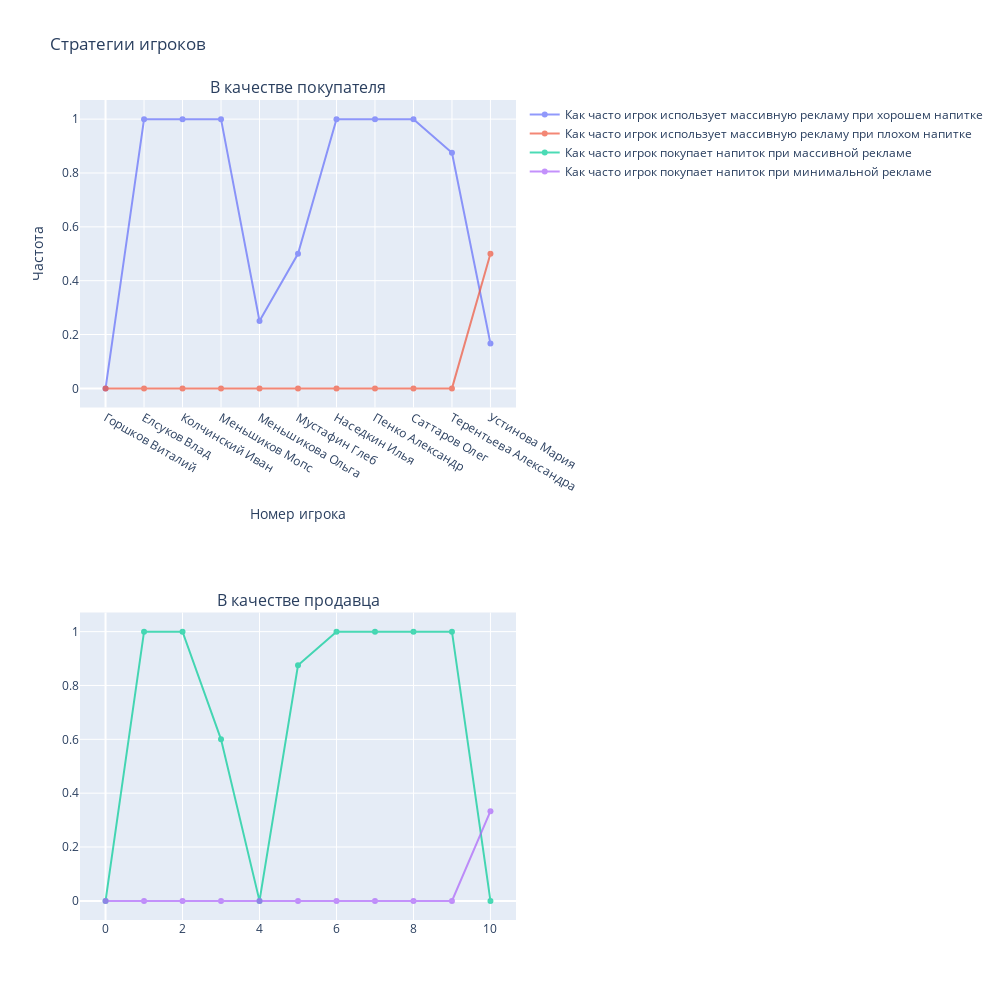

Notebook source saved alongside this figure:
### Code cell
fig = make_subplots(rows=2, cols=1, subplot_titles=('В качестве покупателя', 
                                                    'В качестве продавца'))

fig.add_trace(go.Scatter(x=np.arange(11), y=result_1[0::2], mode='lines+markers', opacity=0.7,
                         name='Как часто игрок использует массивную рекламу при хорошем напитке'), 
              row=1, col=1)
fig.add_trace(go.Scatter(x=np.arange(11), y=result_1[1::2], mode='lines+markers', opacity=0.7,
                         hovertext=names, 
                         name='Как часто игрок использует массивную рекламу при плохом напитке'), 
              row=1, col=1)


fig.add_trace(go.Scatter(x=np.arange(11), y=result_2[0::2], mode='lines+markers', opacity=0.7,
                         name='Как часто игрок покупает напиток при массивной рекламе'), 
              row=2, col=1)
fig.add_trace(go.Scatter(x=np.arange(11), y=result_2[1::2], mode='lines+markers', opacity=0.7,
                         name='Как часто игрок покупает напиток при минимальной рекламе'), 
              row=2, col=1)

fig.update_layout(height=1000, width=1000,
                  title='Стратегии игроков',
                  xaxis = dict(
                      tickmode = 'array',
                      tickvals = np.arange(len(names)),
                      ticktext = names
                  ),
                  xaxis_title='Номер игрока',
                  yaxis_title='Частота')

fig.show()

### Figure 1 — Plotly figure (JSON) as saved in the notebook; plotly's stock layout.template omitted (floating-point values rounded to 4 significant figures)
{"data": [{"mode": "lines+markers", "name": "Как часто игрок использует массивную рекламу при хорошем напитке", "opacity": 0.7, "type": "scatter", "x": [0, 1, 2, 3, 4, 5, 6, 7, 8, 9, 10], "xaxis": "x", "y": [0, 1, 1, 1, 0.25, 0.5, 1, 1, 1, 0.875, 0.1667], "yaxis": "y"}, {"hovertext": ["Горшков Виталий", "Елсуков Влад", "Колчинский Иван", "Меньшиков Мопс", "Меньшикова Ольга", "Мустафин Глеб", "Наседкин Илья", "Пенко Александр", "Саттаров Олег", "Терентьева Александра", "Устинова Мария"], "mode": "lines+markers", "name": "Как часто игрок использует массивную рекламу при плохом напитке", "opacity": 0.7, "type": "scatter", "x": [0, 1, 2, 3, 4, 5, 6, 7, 8, 9, 10], "xaxis": "x", "y": [0, 0, 0, 0, 0, 0, 0, 0, 0, 0, 0.5], "yaxis": "y"}, {"mode": "lines+markers", "name": "Как часто игрок покупает напиток при массивной рекламе", "opacity": 0.7, "type": "scatter", "x": [0, 1, 2, 3, 4, 5, 6, 7, 8, 9, 10], "xaxis": "x2", "y": [0, 1, 1, 0.6, 0, 0.875, 1, 1, 1, 1, 0], "yaxis": "y2"}, {"mode": "lines+markers", "name": "Как часто игрок покупает напиток при минимальной рекламе", "opacity": 0.7, "type": "scatter", "x": [0, 1, 2, 3, 4, 5, 6, 7, 8, 9, 10], "xaxis": "x2", "y": [0, 0, 0, 0, 0, 0, 0, 0, 0, 0, 0.3333], "yaxis": "y2"}], "layout": {"annotations": [{"font": {"size": 16}, "showarrow": false, "text": "В качестве покупателя", "x": 0.5, "xanchor": "center", "xref": "paper", "y": 1, "yanchor": "bottom", "yref": "paper"}, {"font": {"size": 16}, "showarrow": false, "text": "В качестве продавца", "x": 0.5, "xanchor": "center", "xref": "paper", "y": 0.375, "yanchor": "bottom", "yref": "paper"}], "height": 1000, "title": {"text": "Стратегии игроков"}, "width": 1000, "xaxis": {"anchor": "y", "domain": [0, 1], "tickmode": "array", "ticktext": ["Горшков Виталий", "Елсуков Влад", "Колчинский Иван", "Меньшиков Мопс", "Меньшикова Ольга", "Мустафин Глеб", "Наседкин Илья", "Пенко Александр", "Саттаров Олег", "Терентьева Александра", "Устинова Мария"], "tickvals": [0, 1, 2, 3, 4, 5, 6, 7, 8, 9, 10], "title": {"text": "Номер игрока"}}, "xaxis2": {"anchor": "y2", "domain": [0, 1]}, "yaxis": {"anchor": "x", "domain": [0.625, 1], "title": {"text": "Частота"}}, "yaxis2": {"anchor": "x2", "domain": [0, 0.375]}}}
